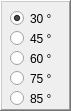
   <widget class="QFrame" name="frame_5">
    <property name="geometry">
     <rect>
      <x>20</x>
      <y>140</y>
      <width>71</width>
      <height>111</height>
     </rect>
    </property>
    <property name="frameShape">
     <enum>QFrame::WinPanel</enum>
    </property>
    <property name="frameShadow">
     <enum>QFrame::Raised</enum>
    </property>
    <widget class="QRadioButton" name="radioButton">
     <property name="geometry">
      <rect>
       <x>10</x>
       <y>10</y>
       <width>41</width>
       <height>17</height>
      </rect>
     </property>
     <property name="text">
      <string>30 °</string>
     </property>
     <property name="checked">
      <bool>true</bool>
     </property>
    </widget>
    <widget class="QRadioButton" name="radioButton_2">
     <property name="geometry">
      <rect>
       <x>10</x>
       <y>30</y>
       <width>41</width>
       <height>17</height>
      </rect>
     </property>
     <property name="text">
      <string>45 °</string>
     </property>
    </widget>
    <widget class="QRadioButton" name="radioButton_3">
     <property name="geometry">
      <rect>
       <x>10</x>
       <y>50</y>
       <width>51</width>
       <height>17</height>
      </rect>
     </property>
     <property name="text">
      <string>60 °</string>
     </property>
    </widget>
    <widget class="QRadioButton" name="radioButton_4">
     <property name="geometry">
      <rect>
       <x>10</x>
       <y>70</y>
       <width>51</width>
       <height>17</height>
      </rect>
     </property>
     <property name="text">
      <string>75 °</string>
     </property>
    </widget>
    <widget class="QRadioButton" name="radioButton_5">
     <property name="geometry">
      <rect>
       <x>10</x>
       <y>90</y>
       <width>51</width>
       <height>17</height>
      </rect>
     </property>
     <property name="text">
      <string>85 °</string>
     </property>
    </widget>
   </widget>
